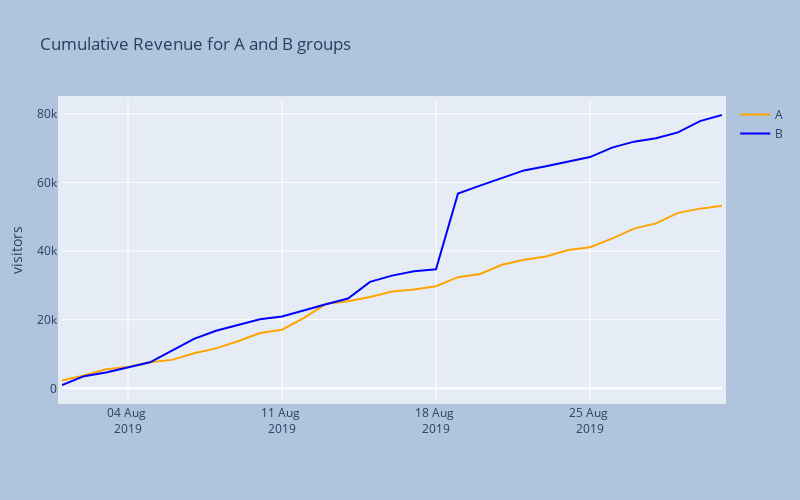

Notebook code for this chart:
### Markdown cell above
#### We can see that the ratio of orders for Group A is a bit higher than the orders for group B.

### Code cell
# plot cumulative revenue for A/B groups
fig = go.Figure()
fig.add_trace(go.Scatter(x = cumulativeRevenueA['date'], 
                        y = cumulativeRevenueA['revenue'],
                    mode = 'lines',
                    name = 'A', line = dict(color = 'orange', width = 2 )))
fig.add_trace(go.Scatter(x = cumulativeRevenueB['date'], 
                        y = cumulativeRevenueB['revenue'], 
                    mode = 'lines',
                    name = 'B', line = dict(color = 'blue', width = 2 )))

fig.update_layout(autosize = False, width = 800, height = 500, margin = dict(
        l = 50, r = 50, b = 100, t = 100, pad = 4), paper_bgcolor = 'LightSteelBlue',
                  xaxis_tickformat = '%d %b <br>%Y', 
                  title_text = 'date')
# Customize y-axis label
fig.update_yaxes(title_text = 'visitors')  # Add y-axis label
# Add title to the plot
fig.update_layout(title_text = 'Cumulative Revenue for A and B groups')
fig.update_layout(
    showlegend = True)
fig.show()

### Figure 1 — Plotly figure (JSON) as saved in the notebook; plotly's stock layout.template omitted (floating-point values rounded to 4 significant figures)
{"data": [{"line": {"color": "orange", "width": 2}, "mode": "lines", "name": "A", "type": "scatter", "x": ["2019-08-01T00:00:00", "2019-08-02T00:00:00", "2019-08-03T00:00:00", "2019-08-04T00:00:00", "2019-08-05T00:00:00", "2019-08-06T00:00:00", "2019-08-07T00:00:00", "2019-08-08T00:00:00", "2019-08-09T00:00:00", "2019-08-10T00:00:00", "2019-08-11T00:00:00", "2019-08-12T00:00:00", "2019-08-13T00:00:00", "2019-08-14T00:00:00", "2019-08-15T00:00:00", "2019-08-16T00:00:00", "2019-08-17T00:00:00", "2019-08-18T00:00:00", "2019-08-19T00:00:00", "2019-08-20T00:00:00", "2019-08-21T00:00:00", "2019-08-22T00:00:00", "2019-08-23T00:00:00", "2019-08-24T00:00:00", "2019-08-25T00:00:00", "2019-08-26T00:00:00", "2019-08-27T00:00:00", "2019-08-28T00:00:00", "2019-08-29T00:00:00", "2019-08-30T00:00:00", "2019-08-31T00:00:00"], "y": [2267.0, 3735.0, 5550.0, 6226.0, 7624.0, 8292, 10234, 11640.0, 13734, 16120.0, 17080.0, 20530.0, 24630.0, 25350.0, 26620.0, 28220.0, 28770.0, 29740.0, 32390.0, 33330.0, 36000.0, 37460.0, 38410.0, 40320.0, 41140.0, 43600.0, 46539, 48070.0, 51130.0, 52360.0, 53210.0]}, {"line": {"color": "blue", "width": 2}, "mode": "lines", "name": "B", "type": "scatter", "x": ["2019-08-01T00:00:00", "2019-08-02T00:00:00", "2019-08-03T00:00:00", "2019-08-04T00:00:00", "2019-08-05T00:00:00", "2019-08-06T00:00:00", "2019-08-07T00:00:00", "2019-08-08T00:00:00", "2019-08-09T00:00:00", "2019-08-10T00:00:00", "2019-08-11T00:00:00", "2019-08-12T00:00:00", "2019-08-13T00:00:00", "2019-08-14T00:00:00", "2019-08-15T00:00:00", "2019-08-16T00:00:00", "2019-08-17T00:00:00", "2019-08-18T00:00:00", "2019-08-19T00:00:00", "2019-08-20T00:00:00", "2019-08-21T00:00:00", "2019-08-22T00:00:00", "2019-08-23T00:00:00", "2019-08-24T00:00:00", "2019-08-25T00:00:00", "2019-08-26T00:00:00", "2019-08-27T00:00:00", "2019-08-28T00:00:00", "2019-08-29T00:00:00", "2019-08-30T00:00:00", "2019-08-31T00:00:00"], "y": [967.2, 3535.0, 4607.0, 6138.0, 7588.0, 10960.0, 14390.0, 16770.0, 18430.0, 20100.0, 20959, 22620.0, 24490.0, 26180.0, 31030.0, 32840.0, 34120.0, 34680.0, 56750.0, 59070.0, 61270.0, 63500.0, 64730.0, 66140.0, 67390.0, 70140.0, 71885, 72900.0, 74580.0, 77860.0, 79650.0]}], "layout": {"autosize": false, "height": 500, "margin": {"b": 100, "l": 50, "pad": 4, "r": 50, "t": 100}, "paper_bgcolor": "LightSteelBlue", "showlegend": true, "title": {"text": "Cumulative Revenue for A and B groups"}, "width": 800, "xaxis": {"tickformat": "%d %b <br>%Y"}, "yaxis": {"title": {"text": "visitors"}}}}
